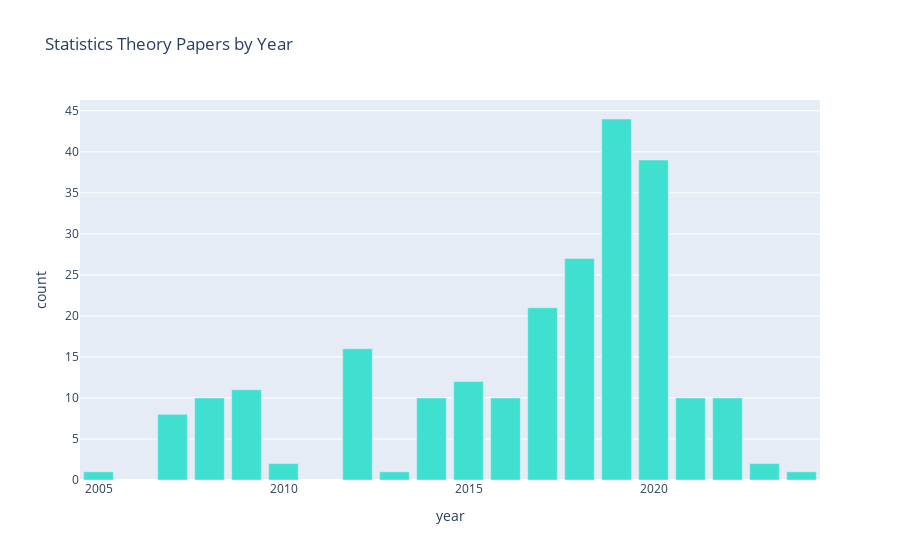

Write notebook code for a chart like this one.
### Code cell
top = 'Statistics Theory'
px.bar(cat_year_num.query("category == @top"), x = 'year', y = 'count', title= top + " Papers by Year", color_discrete_sequence=['turquoise'])

### Figure 1 — Plotly figure (JSON) as saved in the notebook; plotly's stock layout.template omitted (floating-point values rounded to 4 significant figures)
{"data": [{"hovertemplate": "year=%{x}<br>count=%{y}<extra></extra>", "legendgroup": "", "marker": {"color": "turquoise", "pattern": {"shape": ""}}, "name": "", "orientation": "v", "showlegend": false, "textposition": "auto", "type": "bar", "x": [2005, 2007, 2008, 2009, 2010, 2012, 2013, 2014, 2015, 2016, 2017, 2018, 2019, 2020, 2021, 2022, 2023, 2024], "xaxis": "x", "y": [1, 8, 10, 11, 2, 16, 1, 10, 12, 10, 21, 27, 44, 39, 10, 10, 2, 1], "yaxis": "y"}], "layout": {"barmode": "relative", "legend": {"tracegroupgap": 0}, "title": {"text": "Statistics Theory Papers by Year"}, "xaxis": {"anchor": "y", "domain": [0, 1], "title": {"text": "year"}}, "yaxis": {"anchor": "x", "domain": [0, 1], "title": {"text": "count"}}}}
